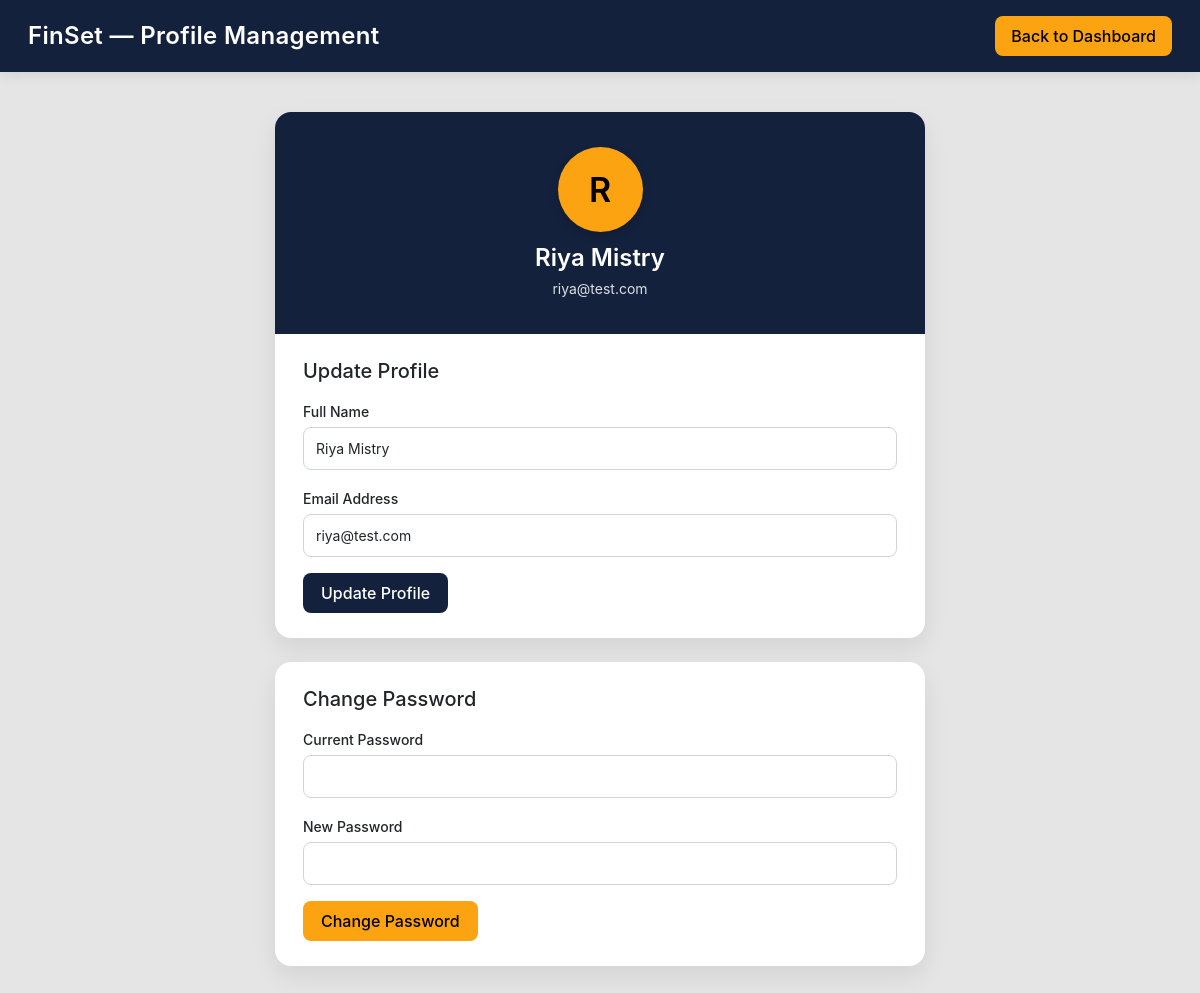
The app's page /profile.php (signed in) with its own data.
### tables this page shows
CREATE TABLE IF NOT EXISTS `users` (
  `id` int NOT NULL AUTO_INCREMENT,
  `name` varchar(100) DEFAULT NULL,
  `birthdate` date DEFAULT NULL,
  `email` varchar(100) DEFAULT NULL,
  `mobile` varchar(10) DEFAULT NULL,
  `password` varchar(255) DEFAULT NULL,
  `created_at` timestamp NULL DEFAULT CURRENT_TIMESTAMP,
  `status` enum('active','blocked') DEFAULT 'active',
  PRIMARY KEY (`id`)
);

### profile.php (the view, shortened to what this page needs)
<?php
include "config/database.php";
$user_id = $_SESSION['user_id'];
$query = "SELECT * FROM users WHERE id='$user_id'";
$result = mysqli_query($conn, $query);
$user = mysqli_fetch_assoc($result);
?>
<!DOCTYPE html>
<html>
<head>
<link href="https://cdn.jsdelivr.net/npm/bootstrap@5.3.0/dist/css/bootstrap.min.css" rel="stylesheet">
</head>
<body>
<div class="topbar">
<h4>FinSet — Profile Management</h4>
<a href="dashboard.php" class="btn btn-primary">
Back to Dashboard
</a>
</div>
<div class="profile-container">
<div class="card profile-card mb-4">
<div class="profile-header">
<div class="profile-icon">
<?php echo strtoupper(substr($user['name'],0,1)); ?>
</div>
<h4><?php echo $user['name']; ?></h4>
<p><?php echo $user['email']; ?></p>
</div>
<div class="card-body">
<h5 class="mb-3">Update Profile</h5>
<form method="POST">
<div class="mb-3">
<label class="form-label">Full Name</label>
<input type="text"
name="name"
class="form-control"
value="<?php echo $user['name']; ?>"
required>
</div>
<div class="mb-3">
<label class="form-label">Email Address</label>
<input type="email"
name="email"
class="form-control"
value="<?php echo $user['email']; ?>"
required>
</div>
<button type="submit"
name="update_profile"
class="btn btn-primary">
Update Profile
</button>
</form>
</div>
</div>
<div class="card profile-card">
<div class="card-body">
<h5 class="mb-3">Change Password</h5>
<form method="POST">
<div class="mb-3">
<label class="form-label">Current Password</label>
<input type="password"
name="current_password"
class="form-control"
required>
</div>
<div class="mb-3">
<label class="form-label">New Password</label>
<input type="password"
name="new_password"
class="form-control"
required>
</div>
<button type="submit"
name="change_password"
class="btn btn-warning">
Change Password
</button>
</form>
</div>
</div>
</div>
</body>
</html>

### profile.php (style rules this page uses)
body { background:#E5E5E5; font-family:'Inter','Segoe UI',sans-serif; color:#000000; margin:0; }
.topbar { background:#14213D; padding:16px 28px; display:flex; justify-content:space-between; align-items:center; box-shadow:0 4px 12px rgba(0,0,0,0.08); }
.topbar h4 { margin:0; color:#FFFFFF; font-weight:600; letter-spacing:0.3px; }
.topbar .btn { background:#FCA311; border:none; color:#000; font-weight:500; border-radius:8px; padding:8px 16px; transition:0.25s; }
.profile-container { max-width:650px; margin:auto; margin-top:40px; margin-bottom:40px; }
.profile-card { border:none; border-radius:16px; background:#FFFFFF; box-shadow:0 10px 25px rgba(0,0,0,0.08); overflow:hidden; }
.profile-header { background:#14213D; color:#FFFFFF; padding:35px 25px; text-align:center; }
.profile-icon { width:85px; height:85px; border-radius:50%; background:#FCA311; color:#000000; display:flex; align-items:center; justify-content:center; font-size:34px; font-weight:600; margin:auto; margin-bottom:12px; box-shadow:0 4px 10px rgba(0,0,0,0.15); }
.profile-header h4 { margin:0; font-weight:600; }
.profile-header p { margin:5px 0 0; font-size:14px; opacity:0.85; }
.card-body { padding:25px 28px; }
.form-label { font-weight:500; font-size:14px; margin-bottom:5px; }
.form-control { border-radius:8px; border:1px solid #d1d5db; padding:10px 12px; font-size:14px; }
.btn-primary { background:#14213D; border:none; border-radius:8px; padding:8px 18px; font-weight:500; }
.btn-warning { background:#FCA311; border:none; color:#000000; border-radius:8px; padding:8px 18px; font-weight:500; }

### records on screen
users: name "R", name "Riya Mistry", email "riya@test.com"
